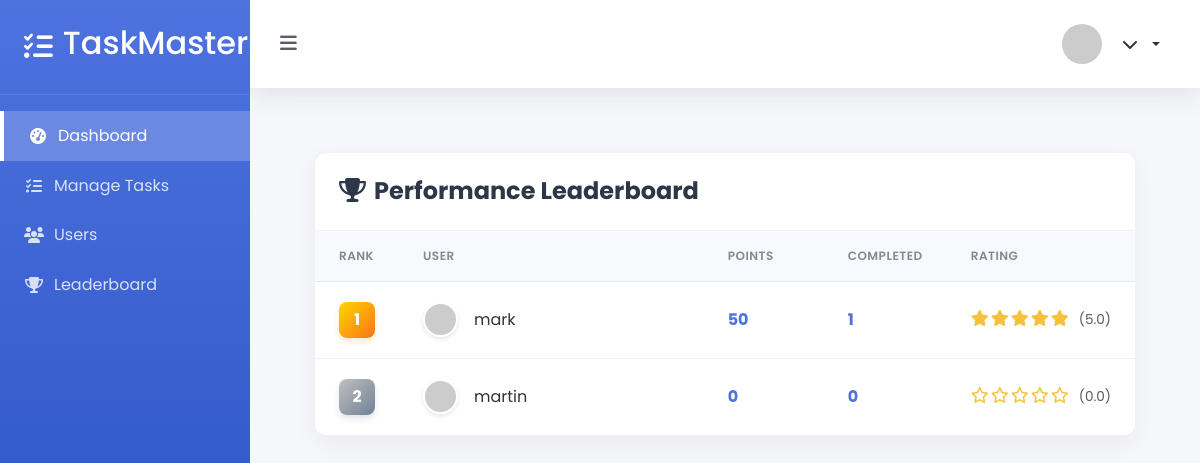
Page /leaderboard/ on the committed database.
### myapp/models.py (models this page shows, shortened)
class CustomUser(AbstractUser):
    is_admin = models.BooleanField(default=False)
    points = models.IntegerField(default=0)
    rewards = models.IntegerField(default=0)

### myapp/views.py (the view)
# urls.py: path('leaderboard/', leaderboard, name='leaderboard'),
def leaderboard(request):
    leaderboard_users = CustomUser.objects.filter(is_admin=False)\
        .annotate(
            completed_tasks=Count('assigned_tasks', filter=Q(assigned_tasks__status__in=['completed', 'verified'])),
            average_rating=Avg('assigned_tasks__rating', filter=Q(assigned_tasks__rating__isnull=False))
        )\
        .order_by('-points')
    context = {
        'leaderboard': leaderboard_users,
    }
    return render(request, 'myapp/leaderboard.html', context)

### myapp/templates/myapp/leaderboard.html (shortened to what this page needs)
{% extends "myapp/base_admin.html" %}
{% load static %}
{% block content %}
<div class="leaderboard-container">
    <div class="leaderboard-card">
        <div class="leaderboard-header">
            <h2><i class="fas fa-trophy me-2"></i>Performance Leaderboard</h2>
        </div>
        <div class="table-responsive">
            <table class="leaderboard-table">
                <thead>
                    <tr>
                        <th style="width: 80px;">Rank</th>
                        <th>User</th>
                        <th style="width: 120px;">Points</th>
                        <th style="width: 120px;">Completed</th>
                        <th style="width: 150px;">Rating</th>
                    </tr>
                </thead>
                <tbody>
                    {% for user in leaderboard %}
                    <tr {% if user == request.user %}class="your-position"{% endif %}>
                        <td>
                            <div class="rank-badge {% if forloop.counter <= 3 %}rank-{{ forloop.counter }}{% else %}rank-other{% endif %}">
                                {{ forloop.counter }}
                            </div>
                        </td>
                        <td>
                            <div class="user-info">
                                <img src="https://ui-avatars.com/api/?name={{ user.username }}&background=random&color=fff&bold=true"
                                     class="user-avatar"
                                     alt="{{ user.username }}">
                                <div>
                                    <div class="username">{{ user.username }}</div>
                                </div>
                            </div>
                        </td>
                        <td class="points-cell">{{ user.points }}</td>
                        <td class="points-cell">{{ user.completed_tasks }}</td>
                        <td>
                            <div class="rating-stars">
                                {% for i in "12345" %}
                                    {% if i|add:0 <= user.average_rating %}
                                        <i class="fas fa-star"></i>
                                    {% else %}
                                        <i class="far fa-star"></i>
                                    {% endif %}
                                {% endfor %}
                                <span class="ms-2 text-muted" style="font-size: 0.85rem;">
                                    ({{ user.average_rating|default:"0"|floatformat:1 }})
                                </span>
                            </div>
                        </td>
                    </tr>
                    {% empty %}
                    <tr>
                        <td colspan="5" class="text-center py-4 text-muted">
                            No users found in the leaderboard
                        </td>
                    </tr>
                    {% endfor %}
                </tbody>
            </table>
        </div>
    </div>
</div>
{% endblock %}

### static/css/admin.css (style rules this page uses)
:root { --primary: #4e73df; --secondary: #858796; --success: #1cc88a; --info: #36b9cc; --warning: #f6c23e; --danger: #e74a3b; --light: #f8f9fc; --dark: #5a5c69; --sidebar-width: 250px; }
body.admin-body { font-family: 'Poppins', sans-serif; background-color: #f5f7fb; color: #333; overflow-x: hidden; }
.user-info { display: flex; align-items: center; gap: 0.75rem; }
.user-info img { width: 35px; height: 35px; border-radius: 50%; }
.rank-badge { display: inline-block; width: 25px; height: 25px; border-radius: 50%; background: #eee; color: var(--dark); text-align: center; line-height: 25px; font-weight: 600; }
.rank-1 { background: gold; color: #333; }
.rank-2 { background: silver; color: #333; }

### myapp/templates/myapp/leaderboard.html (style rules this page uses)
:root { --primary: #4e73df; --secondary: #858796; --success: #1cc88a; --info: #36b9cc; --warning: #f6c23e; --danger: #e74a3b; --light: #f8f9fc; --dark: #5a5c69; --gold: #ffd700; --silver: #c0c0c0; --bronze: #cd7f32; }
.leaderboard-container { padding: 2rem; max-width: 1200px; margin: 0 auto; }
.leaderboard-card { background: white; border-radius: 0.75rem; box-shadow: 0 0.5rem 1.5rem rgba(0, 0, 0, 0.05); overflow: hidden; border: 1px solid rgba(0, 0, 0, 0.05); }
.leaderboard-header { padding: 1.5rem; border-bottom: 1px solid rgba(0, 0, 0, 0.05); display: flex; justify-content: space-between; align-items: center; flex-wrap: wrap; gap: 1rem; }
.leaderboard-header h2 { margin: 0; font-weight: 700; color: #2d3748; font-size: 1.5rem; }
.leaderboard-table { width: 100%; border-collapse: separate; border-spacing: 0; }
.leaderboard-table th { padding: 1rem 1.5rem; text-align: left; font-weight: 600; color: var(--secondary); background-color: var(--light); text-transform: uppercase; font-size: 0.75rem; letter-spacing: 0.5px; border-bottom: 1px solid #e2e8f0; }
.leaderboard-table td { padding: 1.25rem 1.5rem; border-bottom: 1px solid #f1f5f9; vertical-align: middle; }
.leaderboard-table tr:last-child td { border-bottom: none; }
.user-info { display: flex; align-items: center; gap: 1rem; }
.user-avatar { width: 42px; height: 42px; border-radius: 50%; object-fit: cover; border: 2px solid white; box-shadow: 0 2px 4px rgba(0, 0, 0, 0.1); }
.rank-badge { width: 36px; height: 36px; display: flex; align-items: center; justify-content: center; border-radius: 8px; font-weight: 700; }
.rank-1 { background: linear-gradient(135deg, var(--gold), #f97316); color: white; box-shadow: 0 4px 6px rgba(245, 158, 11, 0.2); }
.rank-2 { background: linear-gradient(135deg, var(--silver), #718096); color: white; box-shadow: 0 4px 6px rgba(113, 128, 150, 0.2); }
.points-cell { font-weight: 700; color: var(--primary); }
.rating-stars { display: flex; gap: 2px; }
.rating-stars i { font-size: 1rem; color: var(--warning); }

### rows in the picture
CustomUser: username "mark", points "50", completed_tasks "1", average_rating "5.0"
CustomUser: username "martin", points "0", completed_tasks "0", average_rating "0.0"
